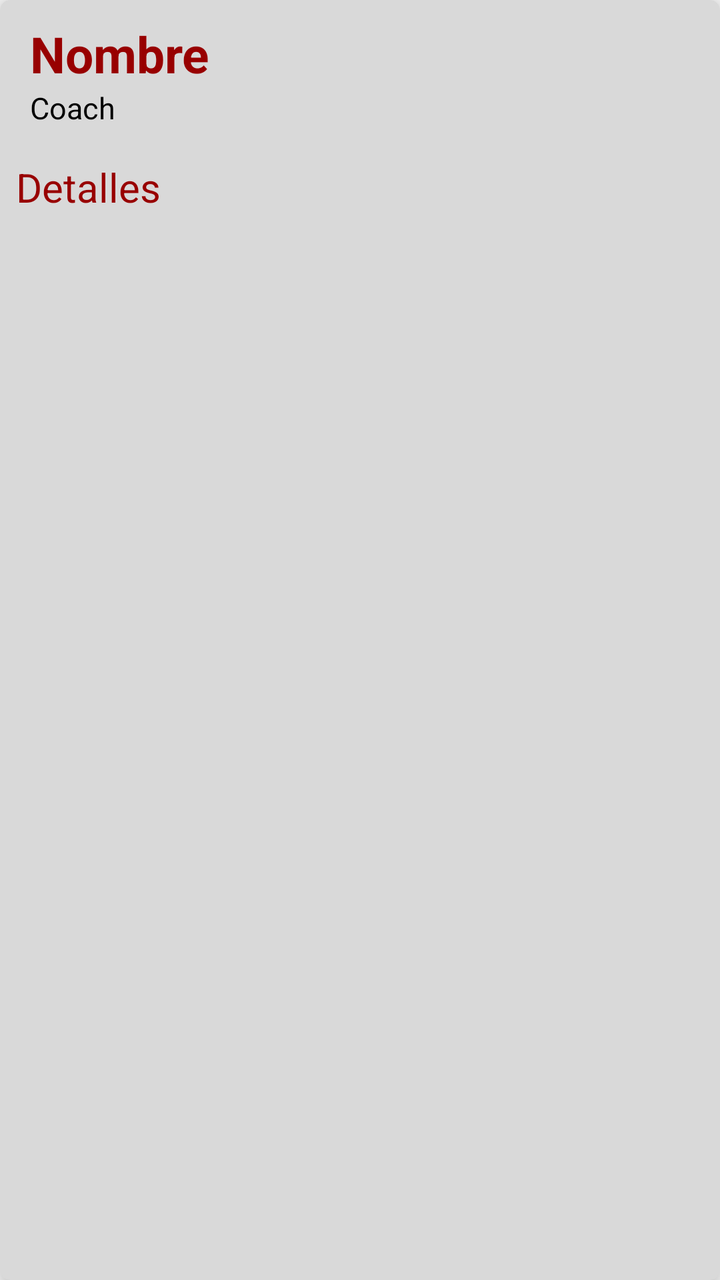
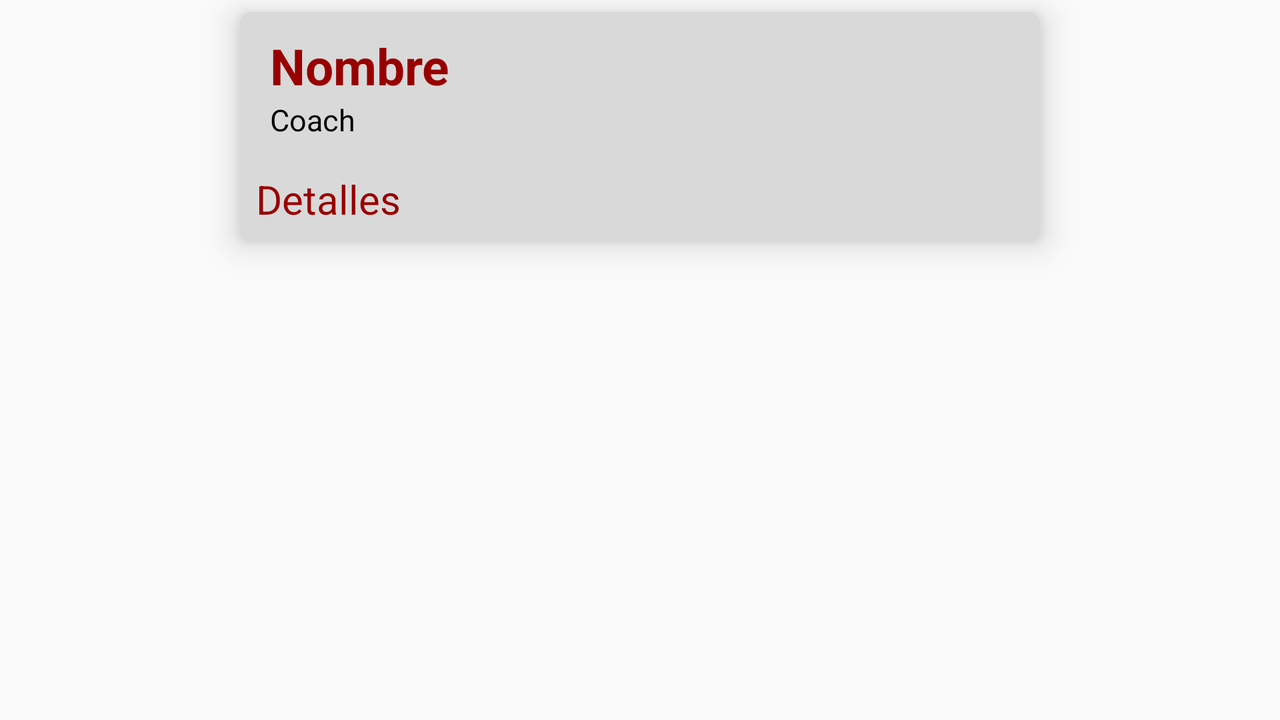

Compare how this app lays out the same screen by default and in its alternative resource folder. The renders come first, then the two layout files and the values they reference.
<!-- AndroidManifest.xml: application theme AppTheme -->
<!-- res/layout/entrenador_cardview.xml -->
<?xml version="1.0" encoding="utf-8"?>
<android.support.v7.widget.CardView xmlns:android="http://schemas.android.com/apk/res/android"
    xmlns:app="http://schemas.android.com/apk/res-auto"
    android:id="@+id/identrenador_cardview"
    android:layout_width="match_parent"
    android:layout_height="wrap_content"
    android:layout_margin="6dp"
    android:padding="8dp"
    app:cardBackgroundColor="#D9D9D9"
    app:cardCornerRadius="5dp"
    app:cardElevation="9dp" >

    <LinearLayout
        android:layout_width="match_parent"
        android:layout_height="wrap_content"
        android:orientation="vertical">

        <TextView
            android:id="@+id/idNombreEntrenador"
            android:layout_width="match_parent"
            android:layout_height="wrap_content"
            android:layout_marginTop="10dp"
            android:paddingLeft="15dp"
            android:text="@string/nombreEntrenador"
            android:textColor="#980000"
            android:textSize="25sp"
            android:textStyle="bold" />

        <TextView
            android:id="@+id/idSubTitulo"
            android:layout_width="match_parent"
            android:layout_height="wrap_content"
            android:paddingLeft="15dp"
            android:text="@string/subTitulo"
            android:textColor="#000000"
            android:textSize="15sp" />

        <ImageView
            android:id="@+id/idImagenEntrenador"
            android:layout_width="wrap_content"
            android:layout_height="wrap_content"
            android:layout_marginLeft="2dp"
            android:layout_marginRight="2dp"
            android:adjustViewBounds="true" />

        <LinearLayout
            android:id="@+id/linearGroupDetalles"
            android:layout_width="match_parent"
            android:layout_height="wrap_content"
            android:layout_marginTop="8dp"
            android:orientation="horizontal"
            android:padding="8dp">

            <TextView
                android:layout_width="0dp"
                android:layout_height="wrap_content"
                android:layout_gravity="center_vertical"
                android:layout_weight="1"

                android:gravity="center_vertical"
                android:text="@string/detalles"
                android:textColor="@color/vinotinto"
                android:textSize="20sp" />

            <ImageView
                android:id="@+id/imagenExpandir"
                android:layout_width="wrap_content"
                android:layout_height="wrap_content"
                android:background="@android:color/transparent"
                android:contentDescription="@string/detalles"
                android:src="@drawable/ic_mas" />
        </LinearLayout>

        
        <LinearLayout
            android:id="@+id/linearDescripcion"
            android:layout_width="match_parent"
            android:layout_height="wrap_content"
            android:background="@color/colorGris"
            android:orientation="vertical"
            android:paddingLeft="8dp"
            android:visibility="gone">

            <TextView
                android:id="@+id/descripcion"
                android:layout_width="wrap_content"
                android:layout_height="wrap_content"
                android:layout_margin="2dp"
                android:textColor="@color/vinotinto"
                android:textSize="16sp" />
        </LinearLayout>
    </LinearLayout>
</android.support.v7.widget.CardView>
<!-- resources referenced by this layout -->
<resources>
  <color name="vinotinto">#980000</color>
  <string name="detalles">Detalles</string>
  <string name="nombreEntrenador">Nombre</string>
  <string name="subTitulo">Coach</string>
  <style name="AppTheme" parent="Theme.AppCompat.Light.NoActionBar">
          
          <item name="colorPrimary">@color/colorPrimary</item>
          <item name="colorPrimaryDark">@color/colorPrimaryDark</item>
          <item name="colorAccent">@color/colorAccent</item>
         </style>
  <color name="colorPrimary">#3F51B5</color>
  <color name="colorPrimaryDark">#303F9F</color>
  <color name="colorAccent">#FF4081</color>
</resources>
<!-- res/layout-land/entrenador_cardview.xml (the author's variant of the layout above) -->
<!-- drawn on the phone turned sideways -->
<?xml version="1.0" encoding="utf-8"?>
<RelativeLayout xmlns:android="http://schemas.android.com/apk/res/android"
    android:layout_width="match_parent"
    android:layout_height="wrap_content">

    <android.support.v7.widget.CardView xmlns:android="http://schemas.android.com/apk/res/android"
        xmlns:app="http://schemas.android.com/apk/res-auto"
        android:id="@+id/identrenador_cardview"
        android:layout_width="400dp"
        android:layout_height="wrap_content"
        android:layout_margin="6dp"
        android:padding="8dp"
        android:layout_centerHorizontal="true"
        app:cardBackgroundColor="#D9D9D9"
        app:cardCornerRadius="5dp"
        app:cardElevation="9dp" >

        <LinearLayout
            android:layout_width="match_parent"
            android:layout_height="wrap_content"
            android:orientation="vertical">

            <TextView
                android:id="@+id/idNombreEntrenador"
                android:layout_width="match_parent"
                android:layout_height="wrap_content"
                android:layout_marginTop="10dp"
                android:paddingLeft="15dp"
                android:text="@string/nombreEntrenador"
                android:textColor="#980000"
                android:textSize="25sp"
                android:textStyle="bold" />

            <TextView
                android:id="@+id/idSubTitulo"
                android:layout_width="match_parent"
                android:layout_height="wrap_content"
                android:paddingLeft="15dp"
                android:text="@string/subTitulo"
                android:textColor="#000000"
                android:textSize="15sp" />

            <ImageView
                android:id="@+id/idImagenEntrenador"
                android:layout_width="wrap_content"
                android:layout_height="wrap_content"
                android:layout_marginLeft="2dp"
                android:layout_marginRight="2dp"
                android:adjustViewBounds="true" />

            <LinearLayout
                android:id="@+id/linearGroupDetalles"
                android:layout_width="match_parent"
                android:layout_height="wrap_content"
                android:layout_marginTop="8dp"
                android:orientation="horizontal"
                android:padding="8dp">

                <TextView
                    android:layout_width="0dp"
                    android:layout_height="wrap_content"
                    android:layout_gravity="center_vertical"
                    android:layout_weight="1"

                    android:gravity="center_vertical"
                    android:text="@string/detalles"
                    android:textColor="@color/vinotinto"
                    android:textSize="20sp" />

                <ImageView
                    android:id="@+id/imagenExpandir"
                    android:layout_width="wrap_content"
                    android:layout_height="wrap_content"
                    android:background="@android:color/transparent"
                    android:contentDescription="@string/detalles"
                    android:src="@drawable/ic_mas" />
            </LinearLayout>

            
            <LinearLayout
                android:id="@+id/linearDescripcion"
                android:layout_width="match_parent"
                android:layout_height="wrap_content"
                android:background="@color/colorGris"
                android:orientation="vertical"
                android:paddingLeft="8dp"
                android:visibility="gone">

                <TextView
                    android:id="@+id/descripcion"
                    android:layout_width="wrap_content"
                    android:layout_height="wrap_content"
                    android:layout_margin="2dp"
                    android:textColor="@color/vinotinto"
                    android:textSize="16sp" />
            </LinearLayout>
        </LinearLayout>
    </android.support.v7.widget.CardView>
</RelativeLayout>
